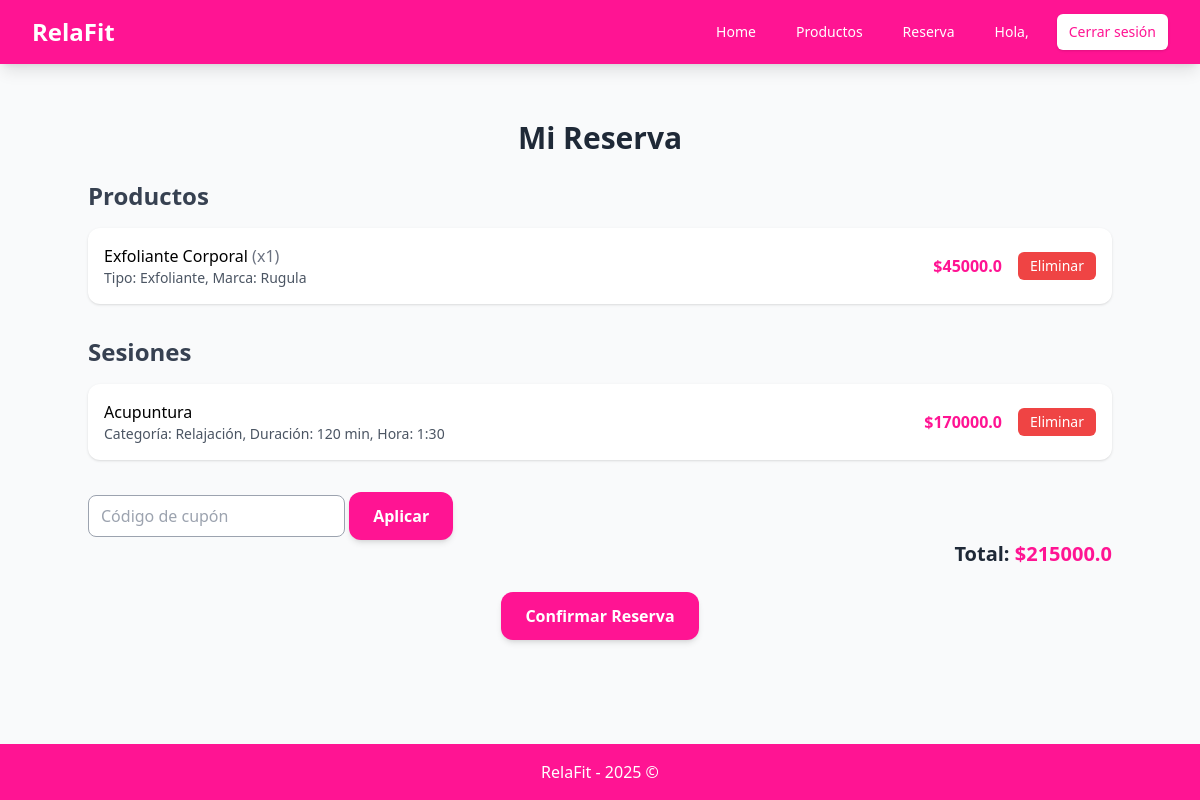
Screenshot of /reserva/ (signed in) with the database file from the repository.
### Sesion/models.py (models this page shows, shortened)
class Producto(models.Model):
    idProducto = models.AutoField(primary_key=True)
    nombreProducto = models.CharField(max_length=100, blank = False, null = False)
    tipoProducto = models.CharField(max_length=50, blank = False, null = False)
    marcaProducto = models.CharField(max_length=50, blank = False, null = False)
    cantidadDeProducto = models.IntegerField(blank = False, null = False)
    fechaVencimientoProducto = models.DateField(blank = False, null = False)
    precioDeProducto = models.FloatField(blank = False, null = False)
    imagenProducto = models.ImageField(upload_to="productos/", blank = False, null = False)

class Sesion(models.Model):
    idSesion = models.AutoField(primary_key= True)
    nombreSesion = models.CharField(blank = False, null = False)
    categoriaSesion = models.CharField(blank = False, null = False)
    descripcionSesion = models.TextField(blank = False, null = False)
    imagenSesion = models.ImageField(upload_to="sesiones/" , blank = False, null = False)
    precioSesion = models.FloatField(blank = False, null = False)
    duracionSesion = models.IntegerField(blank = False, null = False) #en minutos
    horaSesion = models.CharField(blank = False, null = False)
    reservaSesion = models.ForeignKey('Reserva', on_delete=models.CASCADE, related_name="sesion", blank = True, null = True)

class Reserva(models.Model):
    idReserva = models.AutoField(primary_key=True)
    usuario = models.ForeignKey(
        'Usuario',
        on_delete=models.CASCADE,
        related_name='reservas',
        null=True,
        blank=True
    )
    fechaReserva = models.DateField(auto_now_add=True)
    horaReserva = models.TimeField(auto_now_add=True)
    precioFinalReserva = models.FloatField(default=0.0)  # 👈 inicializa en 0
    numeroPersonasReserva = models.IntegerField(blank = True, null = True)
    reservaCupon = models.OneToOneField(
        'Cupon',
        on_delete=models.CASCADE,
        null=True,
        blank=True
    )
    productos = models.ManyToManyField(
        'Producto',
        blank=True,
        related_name='reservas'
    )
    sesiones = models.ManyToManyField(
        'Sesion',
        blank=True,
        related_name='reservas'
    )
    estado = models.CharField(
    max_length=20,
    choices=[('activa', 'Activa'), ('enviada', 'Enviada')],
    default='activa'
)

### Sesion/views.py (the view, shortened to what this page needs)
# urls.py: path("reserva/", ReservaPageView.as_view(), name = 'reserva'),
class ReservaPageView(TemplateView):
    template_name = "reserva.html"
    def get_context_data(self, **kwargs):
        context = super().get_context_data(**kwargs)
        usuario_id = self.request.session.get("usuario_id")
        if usuario_id:
            usuario = get_object_or_404(Usuario, idUsuario=usuario_id)
            reserva, created = Reserva.objects.get_or_create(
            usuario=usuario,
            estado="activa",
            defaults={"precioFinalReserva": 0}
        )
            if reserva:
                context["reserva"] = reserva
        return context

### Sesion/templates/reserva.html (shortened to what this page needs)
{% extends "base.html" %}
{% load static %}
{% block content %}
<div class="max-w-5xl mx-auto py-8">
    <h1 class="text-3xl font-bold text-gray-800 mb-6 text-center">Mi Reserva</h1>
    {% if reserva %}
        <div class="mb-8">
            <h2 class="text-2xl font-semibold text-gray-700 mb-4">Productos</h2>
            {% if reserva.productos.exists %}
                <ul class="space-y-3">
                    {% for p in reserva.productos.all %}
                        <li class="flex justify-between items-center bg-white shadow p-4 rounded-xl">
                            <div>
                                <span class="font-medium">{{ p.nombreProducto }}</span>
                                <span class="text-gray-500">(x{{ p.cantidadDeProducto }})</span>
                                <p class="text-gray-600 text-sm">Tipo: {{ p.tipoProducto }}, Marca: {{ p.marcaProducto }}</p>
                            </div>
                            <div class="flex items-center space-x-4">
                                <span class="font-semibold text-pink-bright">${{ p.precioDeProducto }}</span>
                                <form method="post">
                                    <button type="submit" class="bg-red-500 hover:bg-red-600 text-white px-3 py-1 rounded-md text-sm">
                                        Eliminar
                                    </button>
                                </form>
                            </div>
                        </li>
                    {% endfor %}
                </ul>
            {% else %}
                <p class="text-gray-500 italic">No has agregado productos.</p>
            {% endif %}
        </div>
        <div class="mb-8">
            <h2 class="text-2xl font-semibold text-gray-700 mb-4">Sesiones</h2>
            {% if reserva.sesiones.exists %}
                <ul class="space-y-3">
                    {% for s in reserva.sesiones.all %}
                        <li class="flex justify-between items-center bg-white shadow p-4 rounded-xl">
                            <div>
                                <span class="font-medium">{{ s.nombreSesion }}</span>
                                <p class="text-gray-600 text-sm">Categoría: {{ s.categoriaSesion }}, Duración: {{ s.duracionSesion }} min, Hora: {{ s.horaSesion }}</p>
                            </div>
                            <div class="flex items-center space-x-4">
                                <span class="font-semibold text-pink-bright">${{ s.precioSesion }}</span>
                                <form method="post">
                                    <button type="submit" class="bg-red-500 hover:bg-red-600 text-white px-3 py-1 rounded-md text-sm">
                                        Eliminar
                                    </button>
                                </form>
                            </div>
                        </li>
                    {% endfor %}
                </ul>
            {% else %}
                <p class="text-gray-500 italic">No has agregado sesiones.</p>
            {% endif %}
        </div>
        <form method="post">
            <input
                type="text"
                name="codigo_cupon"
                placeholder="Código de cupón"
                class="border border-gray-400 rounded-lg px-3 py-2 focus:outline-none focus:ring-2 focus:ring-pink-400"
            >
            <button
                type="submit"
                class="bg-pink-bright hover:bg-pink-bright-dark text-white px-6 py-3 rounded-xl shadow-md font-semibold transition"
            >
                Aplicar
            </button>
        </form>
        <div class="text-right">
            <p class="text-xl font-bold text-gray-800">
                Total: <span class="text-pink-bright">${{ reserva.precioFinalReserva }}</span>
            </p>
        </div>
        <div class="mt-6 text-center">
            <form method="post" onsubmit="return confirmarReserva()">
                <button type="submit" name = "confirmar" class="bg-pink-bright hover:bg-pink-bright-dark text-white px-6 py-3 rounded-xl shadow-md font-semibold transition">
                    Confirmar Reserva
                </button>
            </form>
        </div>
    {% else %}
        <p class="text-gray-500 text-center italic">Tu carrito está vacío.</p>
    {% endif %}
</div>
{% endblock %}

### rows the page displays
Producto: nombreProducto "Exfoliante Corporal", cantidadDeProducto "1", tipoProducto "Exfoliante", marcaProducto "Rugula", precioDeProducto "45000.0"
Sesion: nombreSesion "Acupuntura", categoriaSesion "Relajación", duracionSesion "120", horaSesion "1:30", precioSesion "170000.0"
Reserva: precioFinalReserva "215000.0"
